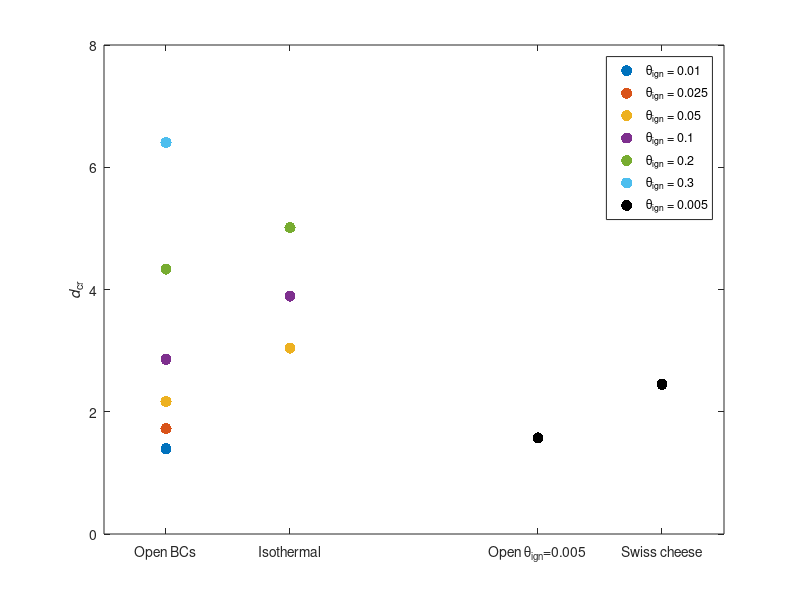

Write the MATLAB code that produced this figure.
% Manually plot the critical diameter values at the discrete limit for
% various cases (DOT PLOT)

% Regular series at tau_c = 0.01
theta_1 = [0.01, 0.025, 0.05, 0.1, 0.2, 0.3];
diam_1 = [1.3947, 1.7252, 2.1684, 2.8590, 4.3322 , 6.4049];

% Super discrete at tau_c = 0.001
theta_2 = 0.005;
diam_2 = 1.5722;

% Isothermal
theta_3 = [0.05, 0.1, 0.2];
diam_3 = [3.0416, 3.8918, 5.0117];

% Overlapping spheres (tauc = 0, theta_ign = 0.005)
theta_4 = 0.005;
diam_4 = 2.4504;

%% Plot all
figure(23476);
clf;
plot_handle{1} = plot(1,diam_1,'.','MarkerSize', 24);
CO = get(gca,'ColorOrder');
hold on

% Isothermal series
for i  = 1:length(theta_3)
    plot_handle{i+1} = plot(2,diam_3(i),'.','MarkerSize', 24, ...
        'Color', CO(i+2,:));
end

% Super small series
plot_handle{5} = plot(4, diam_2, '.k','MarkerSize', 24);

% Equivalent hard sphere
plot_handle{6} = plot(5, diam_4, '.k','MarkerSize', 24);

ylabel '{\itd}_{cr}'
xlim([0.5, 5.5])
ylim([0, 8])
set(gca, 'XTick', [1 2 4 5], ...
    'XTickLabel', {'Open BCs', 'Isothermal', ...
    'Open \theta_{ign}=0.005', 'Swiss cheese'})

legend([plot_handle{1}; plot_handle{5}], {'\theta_{ign} = 0.01', '\theta_{ign} = 0.025', '\theta_{ign} = 0.05', ...})
'\theta_{ign} = 0.1', '\theta_{ign} = 0.2', '\theta_{ign} = 0.3', ...
'\theta_{ign} = 0.005'});
